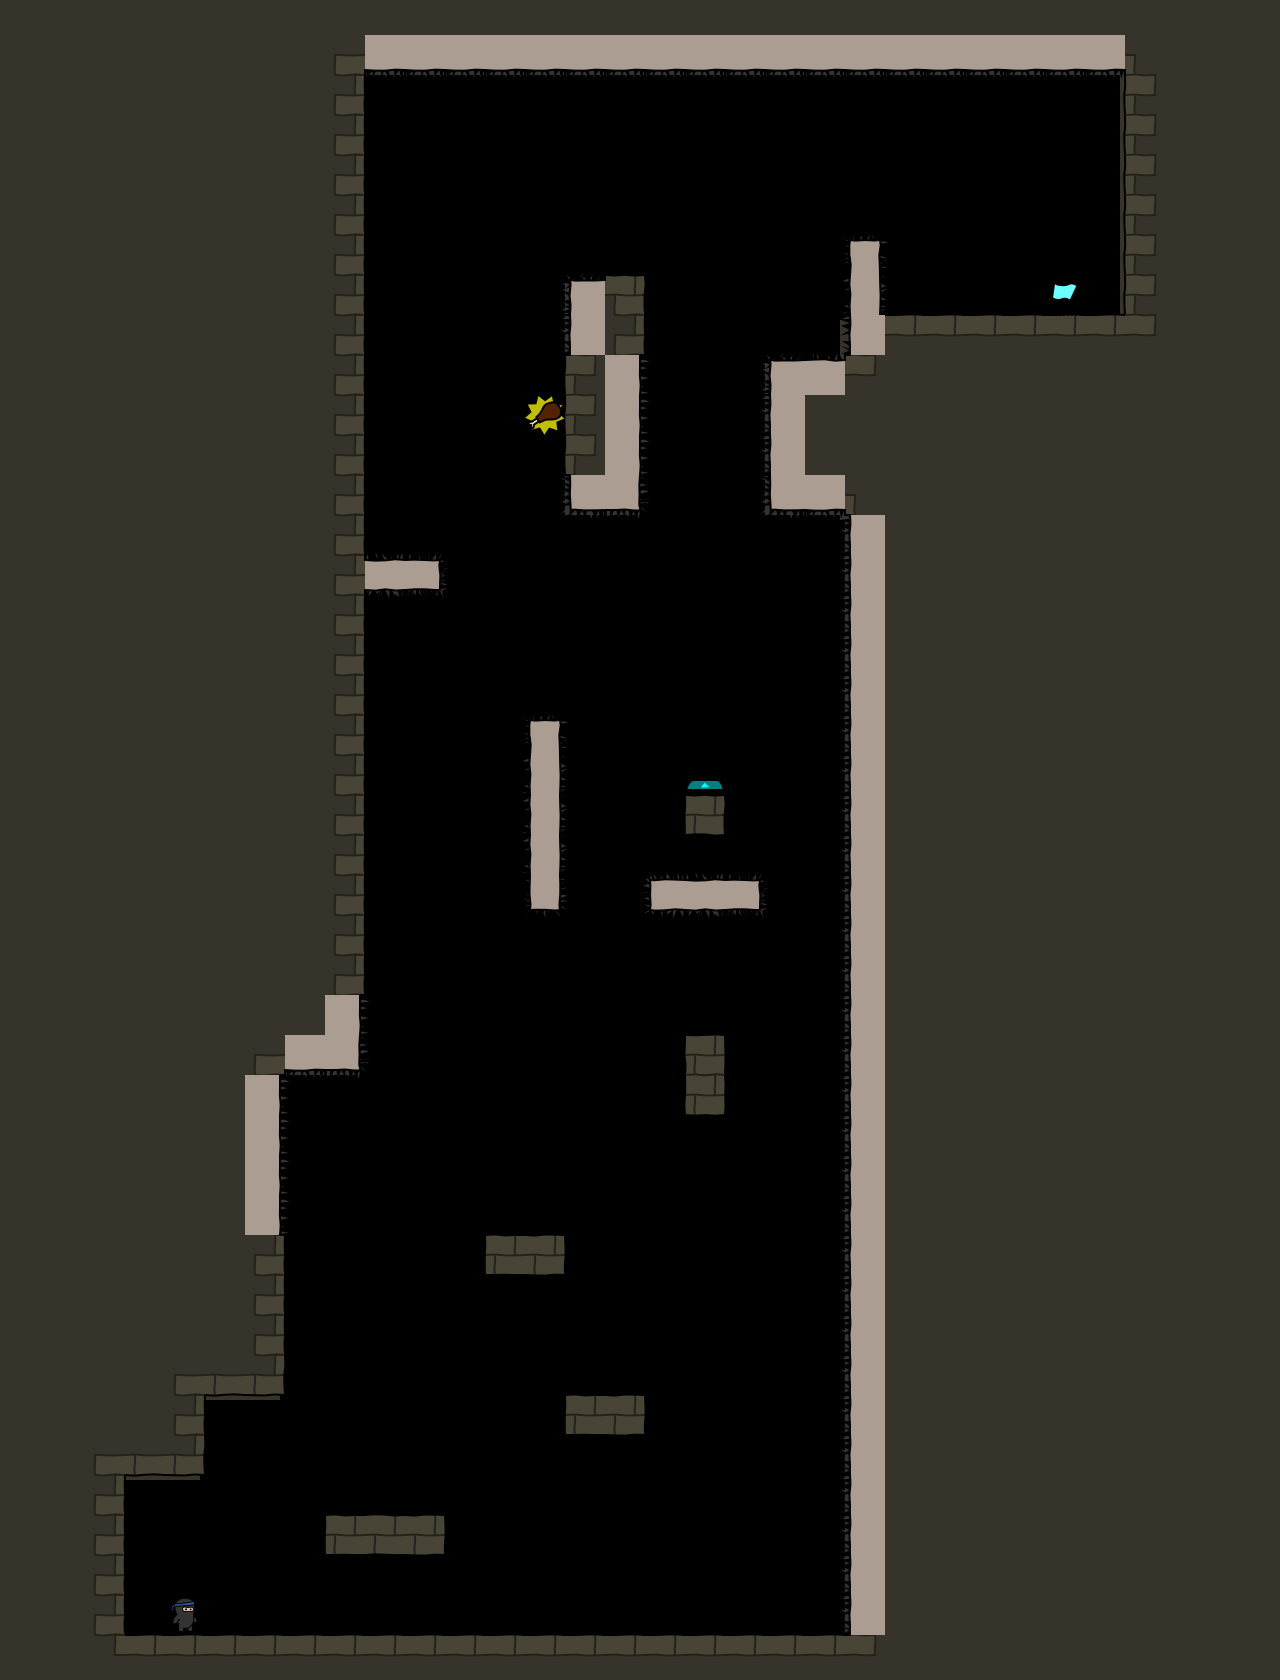

Below is a game level as drawn by its tile map, then a one-line description and the .tmx that defines it (tile-layer data replaced by summaries):
An orthogonal 32x42 tile map with 40x40 px tiles, 4 tile layers (bg, walls, objects, fg), 3 tilesets.

<map version="1.0" orientation="orthogonal" width="32" height="42" tilewidth="40" tileheight="40">
 <tileset firstgid="1" name="world1" tilewidth="50" tileheight="50">
  <image source="world3.png" width="400" height="400" />
 </tileset>
 <tileset firstgid="65" name="objectpalette" tilewidth="50" tileheight="50">
  <image source="objectpalette.png" width="400" height="500" />
 </tileset>
 <tileset firstgid="145" name="background" tilewidth="40" tileheight="40">
  <image source="background3.png" width="320" height="600" />
 </tileset>
 <layer name="bg" width="32" height="42">
  <data>[1344 cells, 806 non-empty, 10 distinct tile ids]</data>
 </layer>
 <layer name="walls" width="32" height="42">
  <data>[1344 cells, 90 non-empty, 17 distinct tile ids]</data>
 </layer>
 <layer name="objects" width="32" height="42">
  <data>[1344 cells, 84 non-empty, 17 distinct tile ids]</data>
 </layer>
 <layer name="fg" width="32" height="42">
  <data>[1344 cells, 0 non-empty, 0 distinct tile ids]</data>
 </layer>
</map>
